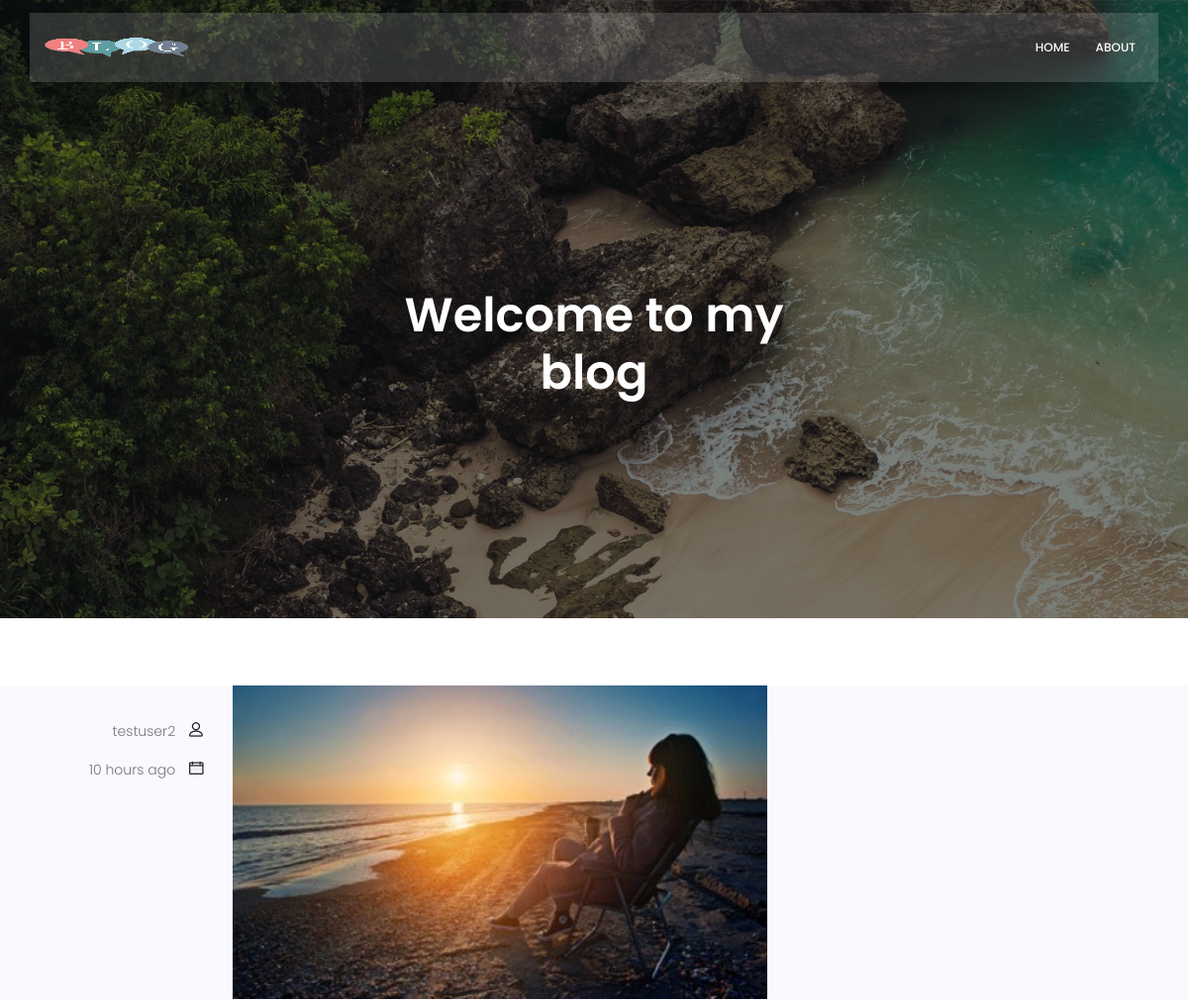
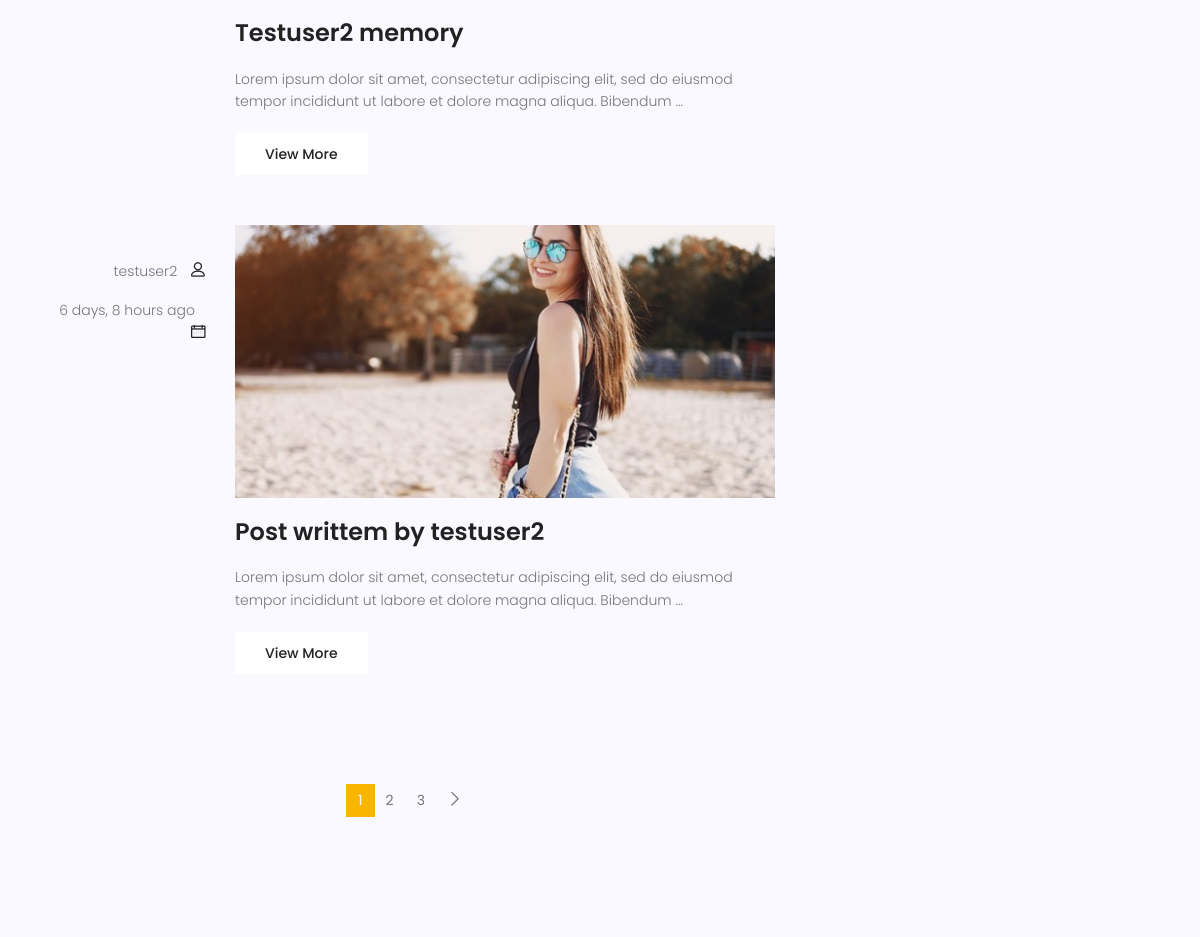
The page / on the database its author committed (2 pictures, top to bottom).
### blog/models.py (models this page shows, shortened)
class Post(models.Model):
    image = models.ImageField(upload_to='blog/', default='blog/default.jpg')
    author = models.ForeignKey(User, on_delete=models.SET_NULL, null=True, blank=True)
    title = models.CharField(max_length=255)
    content = models.TextField()
    status = models.BooleanField(default=False)
    tags = models.ManyToManyField('tag', blank=True)
    vote_total = models.IntegerField(null=True, blank=True, default=0)
    vote_ratio = models.IntegerField(null=True, blank=True, default=0)
    published_date = models.DateTimeField(null=True)
    created_date = models.DateTimeField(auto_now_add=True)
    updated_date = models.DateTimeField(auto_now=True)
    id = models.UUIDField(default=uuid.uuid4, unique=True,
                         primary_key=True, editable=False)
    class Meta:
        ordering = ['-created_date',]

### blog/views.py (the view)
# urls.py: path('', index_view, name='index'),
def index_view(request):
    posts = Post.objects.filter(status=1)
    paginator = Paginator(posts, 2)
    page_number = request.GET.get('page')
    page_object = paginator.get_page(page_number)
    context = {
        'page_object': page_object,
    }
    return render(request,'index.html', context)

### templates/index.html (shortened to what this page needs)
{% extends 'base.html' %}
{% load static %}
{% load humanize %}
{% block content %}
<section class="banner-area relative blog-home-banner" id="home">
	<div class="overlay overlay-bg"></div>
	<div class="container">
		<div class="row d-flex align-items-center justify-content-center">
			<div class="about-content blog-header-content col-lg-12">
				<h1 class="text-white">
					Welcome to my blog
				</h1>
			</div>
		</div>
	</div>
</section>
<br>
<br><br>
<section class="post-content-area">
	<div class="container">
		<div class="row">
			<div class="col-lg-8 posts-list">
				{% for post in page_object %}
				<div class="single-post row">
					<div class="col-lg-3  col-md-3 meta-details">
						<div class="user-details row">
							<p class="user-name col-lg-12 col-md-12 col-6"><a href="#">{{post.author}}</a> <span class="lnr lnr-user"></span></p>
							<p class="date col-lg-12 col-md-12 col-6"><a href="#">{{post.published_date|naturaltime}}</a> <span class="lnr lnr-calendar-full"></span></p>
						</div>
					</div>
					<div class="col-lg-9 col-md-9 ">
						<div class="feature-img">
							<img class="img-fluid" src="{{ post.image.url }}" alt="">
						</div>
						<a class="posts-title" href="#"><h3>{{post.title}}</h3></a>
						<p class="excert">
							{{ post.content|safe|truncatewords:20 }}
						</p>
						<a href="{% url 'blog:single_post' post.id %}" class="primary-btn">View More</a>
					</div>
				</div>
				{% endfor %}
				<nav class="blog-pagination justify-content-center d-flex">
					{% if page_object.has_other_pages %}
					<ul class="pagination">
						{% for i in page_object.paginator.page_range %}
						{% if page_object.number == i %}
						<li class="page-item active"><a href="#" class="page-link">{{ i }}</a></li>
						{% else %}
						<li class="page-item"><a href="?page={{ i }}" class="page-link">{{ i }}</a></li>
						{% endif %}
						{% endfor %}
						{% if page_object.has_next %}
						<li class="page-item">
							<a href="?page={{ page_object.next_page_number }}" class="page-link" aria-label="Next">
								<span aria-hidden="true">
									<span class="lnr lnr-chevron-right"></span>
								</span>
							</a>
						{% endif %}
						</li>
					</ul>
					{% endif %}
				</nav>
			</div>
		</div>
	</div>
</section>
{% endblock content %}

### staticfiles/css/main.css (style rules this page uses)
body { color: #777777; font-family: "Poppins", sans-serif; font-size: 14px; font-weight: 300; line-height: 1.625em; position: relative; }
ol, ul { margin: 0; padding: 0; list-style: none; }
a { -webkit-transition: all 0.3s ease 0s; -moz-transition: all 0.3s ease 0s; -o-transition: all 0.3s ease 0s; transition: all 0.3s ease 0s; }
a, a:focus, a:hover { text-decoration: none; outline: 0; }
h1, h2, h3, h4, h5, h6 { font-family: "Poppins", sans-serif; color: #222222; line-height: 1.2em !important; margin-bottom: 0; margin-top: 0; font-weight: 600; }
h1, .h1 { font-size: 36px; }
h3, .h3 { font-size: 24px; }
.text-white { color: #fff; }
.relative { position: relative; }
.overlay { position: absolute; left: 0; right: 0; top: 0; bottom: 0; }
h1 { font-size: 36px; }
h3 { font-size: 24px; }
h1, h2, h3, h4, h5, h6 { line-height: 1.5em; }
.primary-btn { background: #f8b600; line-height: 42px; padding-left: 30px; padding-right: 30px; border: none; color: #fff; display: inline-block; font-size: 14px; font-weight: 500; position: relative; -webkit-transition: all 0.3s ease 0s; -moz-transition: all 0.3s ease 0s; -o-transition: all 0.3s ease 0s; transition: all 0.3s ease 0s; cursor: pointer; position: relative; }
.banner-area { background: url(../img/hero-bg.jpg) center; background-size: cover; }
.banner-area .overlay-bg { background: rgba(4, 9, 30, 0.4); }
.about-content { margin-top: 70px; padding: 90px 0px; text-align: center; }
.about-content h1 { font-size: 48px; font-weight: 600; }
.blog-home-banner { background: url(../img/blog/blog-home-banner.jpg) bottom; background-size: cover; padding: 130px 0px; }
.blog-home-banner .overlay-bg { background: rgba(0, 0, 0, 0.5); }
.blog-header-content h1 { max-width: 500px; margin-left: auto; margin-right: auto; }
.post-content-area { background-color: #f9f9ff; }
.post-content-area .single-post { margin-bottom: 50px; }
.post-content-area .single-post .meta-details { text-align: right; margin-top: 35px; }
.post-content-area .single-post .user-name a, .post-content-area .single-post .date a, .post-content-area .single-post .view a, .post-content-area .single-post .comments a { color: #777777; margin-right: 10px; -webkit-transition: all 0.3s ease 0s; -moz-transition: all 0.3s ease 0s; -o-transition: all 0.3s ease 0s; transition: all 0.3s ease 0s; }
.post-content-area .single-post .user-name .lnr, .post-content-area .single-post .date .lnr, .post-content-area .single-post .view .lnr, .post-content-area .single-post .comments .lnr { font-weight: 900; color: #222; }
.post-content-area .single-post .feature-img img { width: 100%; }
.post-content-area .single-post .posts-title h3 { margin: 20px 0px; }
.post-content-area .single-post .excert { margin-bottom: 20px; }
.post-content-area .single-post .primary-btn { background: #fff !important; color: #222 !important; -webkit-transition: all 0.3s ease 0s; -moz-transition: all 0.3s ease 0s; -o-transition: all 0.3s ease 0s; transition: all 0.3s ease 0s; border-radius: 0px !important; }
.posts-list .posts-title h3 { -webkit-transition: all 0.3s ease 0s; -moz-transition: all 0.3s ease 0s; -o-transition: all 0.3s ease 0s; transition: all 0.3s ease 0s; }
.blog-pagination { padding-top: 60px; padding-bottom: 120px; }
.blog-pagination .page-link { border-radius: 0; }
.blog-pagination .page-item { border: none; }
.page-link { background: transparent; font-weight: 400; }
.blog-pagination .page-item.active .page-link { background-color: #f8b600; border-color: transparent; color: #fff; }
.blog-pagination .page-link { position: relative; display: block; padding: 0.5rem 0.75rem; margin-left: -1px; line-height: 1.25; color: #777777; border: none; }
.blog-pagination .page-link .lnr { font-weight: 600; }
.blog-pagination .page-item:last-child .page-link, .blog-pagination .page-item:first-child .page-link { border-radius: 0; }

### rows shown on the page
Post: author "testuser2", published_date "10 hours ago", image (picture), title "Testuser2 memory", content "Lorem ipsum dolor sit amet, consectetur adipiscing elit, sed do eiusmod tempor incididunt ut labore et dolore magna aliqua. Bibendum …"
Post: author "testuser2", published_date "6 days, 8 hours ago", image (picture), title "Post writtem by testuser2", content "Lorem ipsum dolor sit amet, consectetur adipiscing elit, sed do eiusmod tempor incididunt ut labore et dolore magna aliqua. Bibendum …"

### other values the page prints
{{ i }} "1"
{{ i }} "2" "3"
